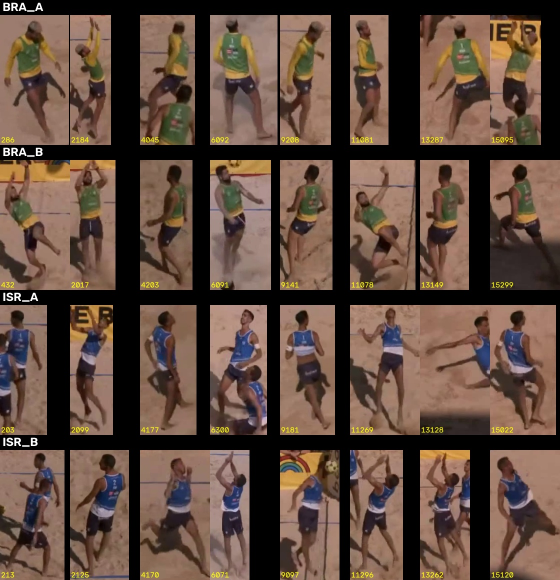
#> input picture player_id_sheet.jpg, 1120 x 1160 px (shown at 1/2 size)
$ python lines.py ../player_id_sheet.jpg out.png
#> lines starting #> are read from the running program, lines starting #| are printed output that depends on the picture
"""Sub-pixel court-line extraction from the median background image.
Writes line samples (image points known to lie on a given court line) to court_line_points.csv"""
import numpy as np, sys, os
from PIL import Image
BG = sys.argv[1]
OUT = sys.argv[2]
im = np.asarray(Image.open(BG)).astype(float)
R, G, B = im[..., 0], im[..., 1], im[..., 2]
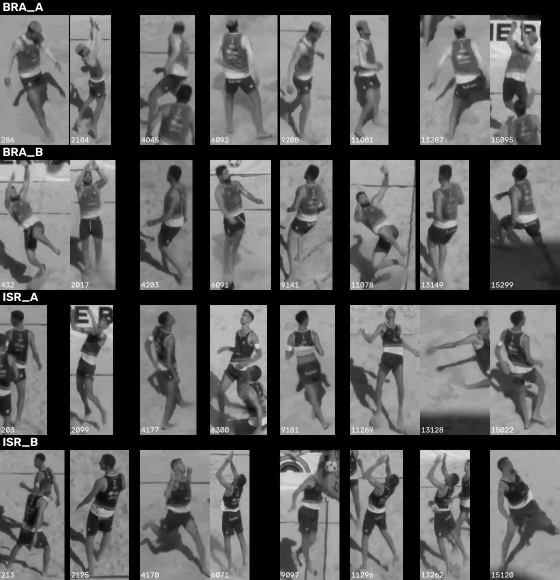
#> R: shape (1160, 1120) float64 (shown at 1/2 size); min 0, max 255, mean 93.9
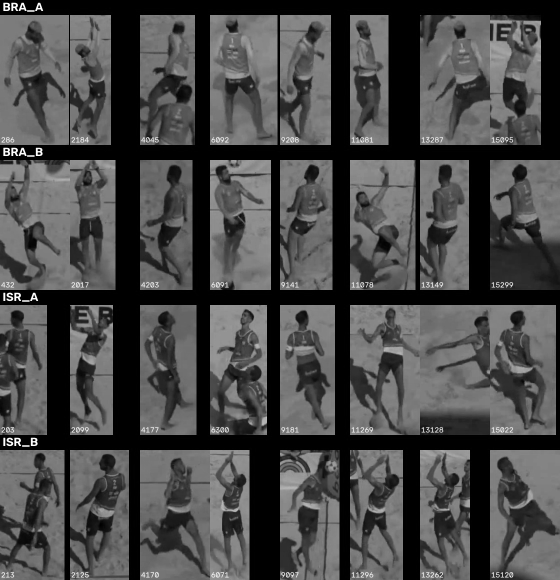
#> G: shape (1160, 1120) float64 (shown at 1/2 size); min 0, max 255, mean 72.9
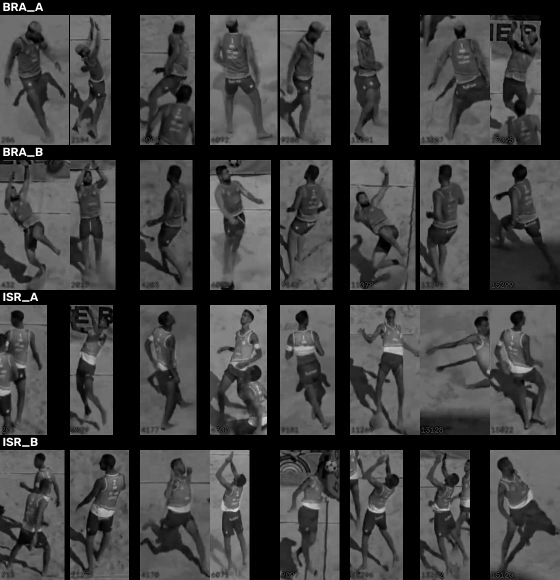
#> B: shape (1160, 1120) float64 (shown at 1/2 size); min 0, max 255, mean 61.1
blue = B - R  # sand: strongly negative, blue tape: near zero / positive
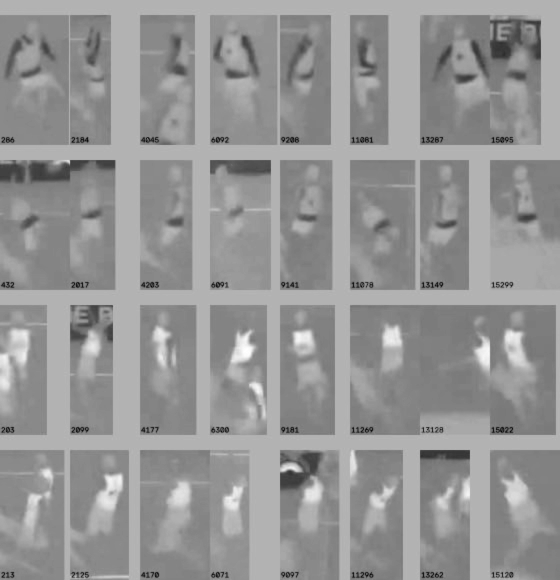
#> blue: shape (1160, 1120) float64 (shown at 1/2 size); min -203, max 87, mean -32.8; drawn with min black and max white

def peak(profile):
    """sub-pixel position + contrast of the maximum of a 1-D profile above its local baseline"""
    base = np.median(profile)
    p = profile - base
    i = int(np.argmax(p))
    if i < 2 or i > len(p) - 3:
        return None
    w = np.clip(p[i - 3:i + 4] if i >= 3 and i <= len(p) - 4 else p[i - 2:i + 3], 0, None)
    off = np.arange(len(w)) - len(w) // 2
    if w.sum() <= 0:
        return None
    return i + (w * off).sum() / w.sum(), p[i]

rows = []
def scan_cols(name, x0, x1, yfun, half, step=4, thr=12):
    for x in range(x0, x1, step):
        yc = int(round(yfun(x)))
        prof = blue[yc - half:yc + half + 1, x - 1:x + 2].mean(1)
        r = peak(prof)
        if r and r[1] > thr:
            rows.append((name, x, yc - half + r[0], r[1]))
def scan_rows(name, y0, y1, xfun, half, step=3, thr=12):
    for y in range(y0, y1, step):
        xc = int(round(xfun(y)))
        if xc - half < 0 or xc + half >= blue.shape[1]:
            continue
        prof = blue[y - 1:y + 2, xc - half:xc + half + 1].mean(0)
        r = peak(prof)
        if r and r[1] > thr:
            rows.append((name, xc - half + r[0], y, r[1]))

scan_cols('far', 245, 1785, lambda x: 420 + (x - 232) * 3 / 1563, 14)
#> the loop in scan_cols, `for x in range(x0, x1, step):` made 385 passes
#> (base in peak, i in peak, w in peak, off in peak, r) on passes 8, 10, 11: (0, 2, [0, 0, 0.667, 0.667, 0], [-2, -1, 0, 1, 2], (2.5, 0.667)), (-42.33, 20, [0, 0, 0, 1, 1, 1, 1], [-3, -2, -1, 0, 1, 2, 3], (21.5, 1)), (-48.33, 8, [0, 0, 0, 2, 2, 0.667, 0.667], [-3, -2, -1, 0, 1, 2, 3], (9, 2))
#> after the loop in scan_cols, `for x in range(x0, x1, step):`: rows = 33 items, first 6: ('far', 345, 427.1, 14), ('far', 349, 425, 15.67), ('far', 353, 423.8, 17.67), ('far', 421, 418.8, 25), ('far', 425, 418.3, 33), ('far', 429, 418.7, 39)
scan_cols('near', 4, 1916, lambda x: 962 + 24 * min(x, 1000) / 1000, 22)
#> the loop in scan_cols (call 2), `for x in range(x0, x1, step):` made 478 passes
#> (base in peak, i in peak, w in peak, off in peak, r) on passes 1 to 3: (-45, 5, [2, 6, 16, 19, 19, 14.67, 9.67], [-3, -2, -1, 0, 1, 2, 3], (5.5, 19)), (-45, 6, [5.67, 15.33, 19.33, 19.67, 16.33, 11.67, 7], [-3, -2, -1, 0, 1, 2, 3], (5.93, 19.67)), (-45, 5, [2, 5.33, 14.67, 19, 19, 16.67, 12.33], [-3, -2, -1, 0, 1, 2, 3], (5.65, 19))
scan_rows('left', 428, 664, lambda y: 232 - 0.947 * (y - 420), 22)
#> the loop in scan_rows, `for y in range(y0, y1, step):` made 79 passes
#> (base in peak, i in peak, w in peak, off in peak, r) on passes 1, 2, 3, 5, 6, 10, 11: (-48, 36, [48, 45, 47, 49.33, 49.33, 48, 48], [-3, -2, -1, 0, 1, 2, 3], (36.02, 49.33)), (-50, 38, [50, 47, 49, 52, 52, 50, 50], [-3, -2, -1, 0, 1, 2, 3], (38.03, 52)), (-50, 41, [50, 47, 49, 52, 52, 50, 50], [-3, -2, -1, 0, 1, 2, 3], (41.03, 52)), (-48.67, 42, [37.67, 44.67, 48.67, 48.67, 48.67], [-2, -1, 0, 1, 2], (42.11, 48.67)), (-46.33, 2, [44.67, 44.67, 46.67, 44, 38.33], [-2, -1, 0, 1, 2], (1.94, 46.67)), (-20, 4, [18, 20, 21.67, 22, 21, 21, 19], [-3, -2, -1, 0, 1, 2, 3], (4.03, 22)), (-8.67, 7, [6.67, 8, 9, 9.33, 9, 9, 7], [-3, -2, -1, 0, 1, 2, 3], (7.05, 9.33))
#> (base in peak, i in peak) on passes 4, 7, 8, 9, 19, 20: (-46, 44), (-46.33, 1), (-41, 0), (-30, 0), (-30.33, 0), (-34.67, 0)
scan_rows('right', 428, 545, lambda y: 1795 + 1.02 * (y - 423), 22)
import csv
with open(OUT, 'w', newline='') as f:
    w = csv.writer(f); w.writerow(['line', 'u', 'v', 'contrast']); w.writerows(rows)
import collections
print(collections.Counter(r[0] for r in rows))
#| Counter({'near': 115, 'far': 33, 'left': 21})
